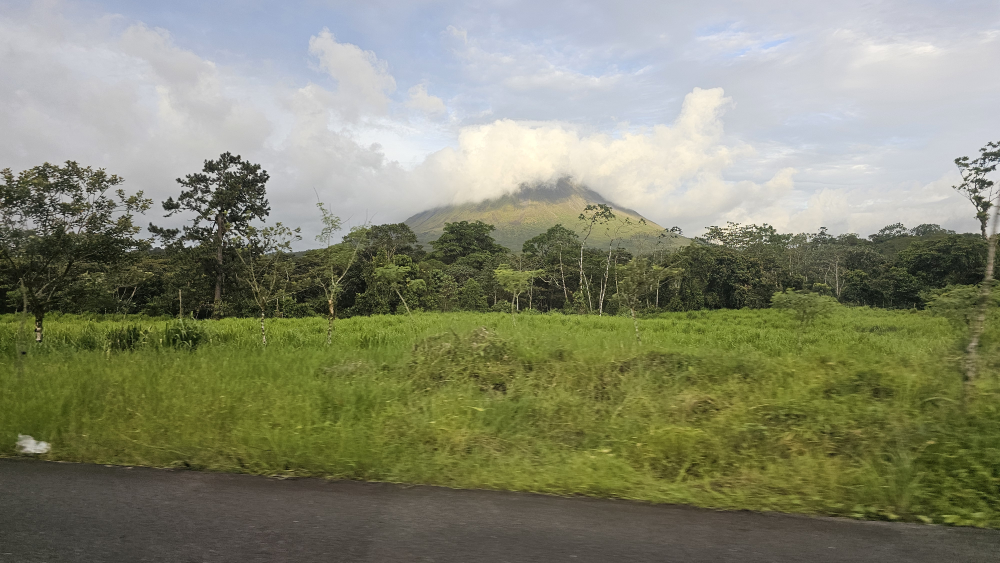
//> input picture imagenes/20250712_173015.jpg, 4000 x 2252 px (shown at 1/4 size)
$ ./main   (built with g++ and OpenCV 4)
//> lines starting //> are read from the running program, lines starting //| are printed output that depends on the picture
#include <iostream>
#include <omp.h>
#include <opencv2/opencv.hpp>

using namespace cv;

int main() {
    // Cargar imagen
    std::string imagePath = "../imagenes/20250712_173015.jpg";
    cv::Mat imagenColor = cv::imread(imagePath);
//> imagenColor is the input picture: 2252 rows x 4000 cols, CV_8UC3; mean B, G, R 112.7, 136.3, 133.6

    if (imagenColor.empty()) {
        std::cerr << "Error: Could not open image at " << imagePath << std::endl;
        return -1;
    }

    // Cambiar tamaño de la Imagen
    cv::Mat resizedImage;
    cv::resize(imagenColor, resizedImage, Size(350, 300));
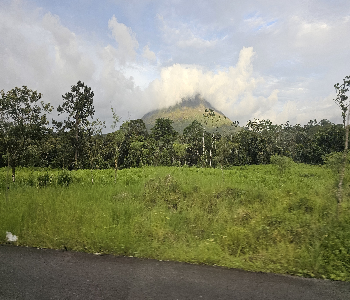
//> resizedImage: 300 rows x 350 cols, CV_8UC3; mean B, G, R 112.6, 136.2, 133.5

    // Crear una salida con un unico canal para dar ese efecto de escala de grises
    cv::Mat outputImage(resizedImage.rows, resizedImage.cols, CV_8UC1);

    // Conversion a escala de grises en paralelo
    #pragma omp parallel for
    for (int y = 0; y < resizedImage.rows; ++y) {
        for (int x = 0; x < resizedImage.cols; ++x) {
            // Conseguir valores RGB
            cv::Vec3b color = resizedImage.at<cv::Vec3b>(y, x);

            // Aplicar la formula de luminencia
            uchar gray = static_cast<uchar>(
                0.299 * color[2] + 0.587 * color[1] + 0.114 * color[0]
            );

            // Escribir el valor de la escala de grises
            outputImage.at<uchar>(y, x) = gray;
        }
    }
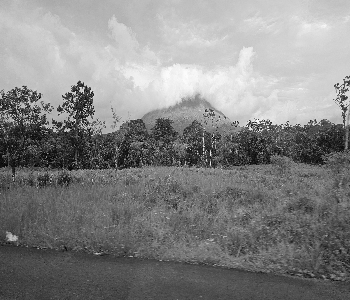
//> outputImage: 300 rows x 350 cols, CV_8UC1; min 1, max 252, mean 132.2

    // Enseñar resultados
    cv::imshow("Original", imagenColor);
    cv::imshow("Grayscale", outputImage);
    cv::waitKey(0);

    // Guardar imagen resultado
    cv::imwrite("../imagenes/output_gray.jpg", outputImage);

    return 0;
}
